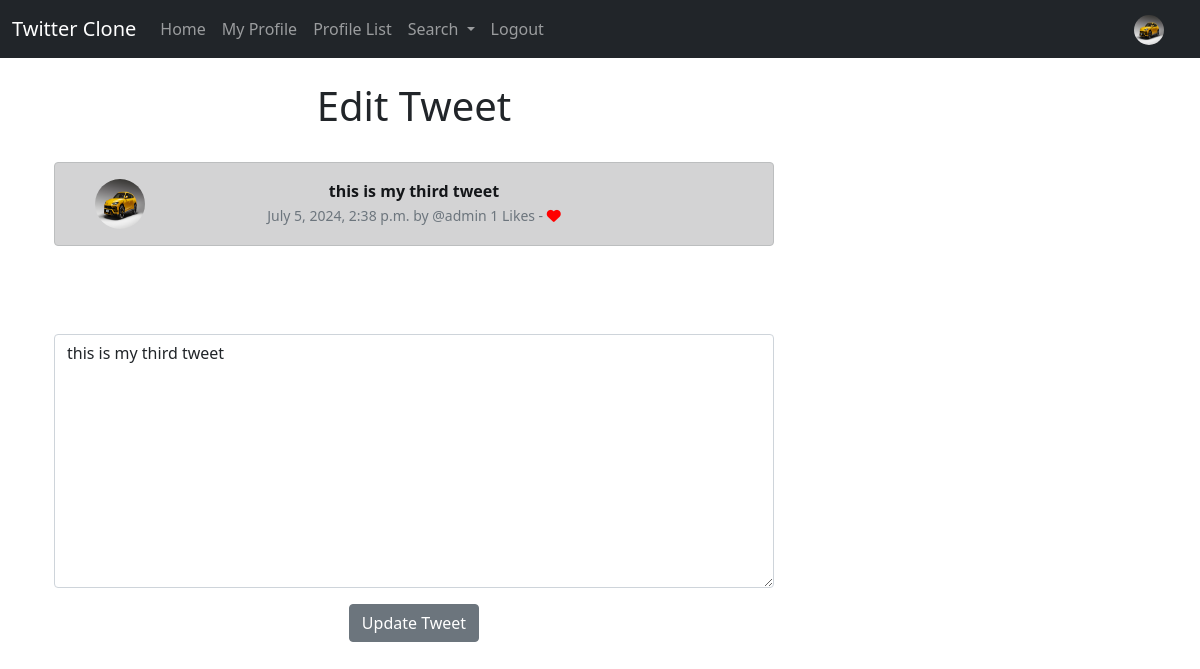
The page /edit_tweet/5/ (signed in) on the database its author committed.
### twitter/models.py (models this page shows, shortened)
class Profile(models.Model):
    class Meta:
        verbose_name_plural = 'Profiles'
    PUBLIC = 'public'
    PRIVATE = 'private'
    ACCOUNT_CHOICES = [
        (PUBLIC, 'Public'),
        (PRIVATE, 'Private'),
    ]
    user = models.OneToOneField(User, on_delete=models.CASCADE)
    follows = models.ManyToManyField("self",
        related_name="followed_by",
        symmetrical=False,
        blank=True)
    date_modified = models.DateTimeField(User, auto_now=True)
    profile_image = models.ImageField(null=True, blank=True, upload_to='images/')
    profile_bio = models.CharField(null=True, blank=True, max_length=200)
    website_link = models.URLField(null=True, blank=True, max_length=200)
    instagram_link = models.URLField(null=True, blank=True, max_length=200)
    account_type = models.CharField(
        max_length=10,
        choices=ACCOUNT_CHOICES,
        default=PUBLIC,
    )

class Tweet(models.Model):
    class Meta:
        verbose_name_plural = 'Tweets'
    def number_of_likes(self):
        return self.likes.count()
    user = models.ForeignKey(
        User, related_name='tweets', on_delete=models.CASCADE
    )
    body = models.CharField(max_length=200)
    created_at = models.DateTimeField(auto_now_add=True)
    modified_at = models.DateTimeField(auto_now=True)
    likes = models.ManyToManyField(User, related_name='tweet_like', blank=True)

### twitter/views.py (the view, shortened to what this page needs)
# urls.py: path('edit_tweet/<int:pk>/', views.edit_tweet, name='edit_tweet'),
def edit_tweet(request, pk):
    if request.user.is_authenticated:
        tweet = get_object_or_404(Tweet, id=pk)
        form = TweetForm(request.POST or None, instance=tweet)
        if request.user.username == tweet.user.username:
            context = {'form': form, 'tweet': tweet}
            return render(request, "edit_tweet.html", context=context)
        else:
            messages.error(request, ('This action can\'t be performed!'))
            return redirect('twitter:home')
    else:
        messages.error(request, ('Please Log in to continue...'))
        return redirect('twitter:login')

### twitter/forms.py
class TweetForm(forms.ModelForm):
    class Meta:
        model = Tweet
        exclude = ("user", "likes",)
    body = forms.CharField( required=True,
                            max_length=200,
                            widget=forms.widgets.Textarea(
                               attrs={
                                   "placeholder": "Write your Tweet...",
                                   "class": "form-control",
                               }
                           ),
                           label="",
                        )

### twitter/templates/edit_tweet.html (shortened to what this page needs)
{% extends "base.html" %}
{% load static %}
{% block content %}
<div class="container text-center">
    <div class="row">
        <div class="col-8">
            <h1>Edit Tweet</h1>
            <br>
                <div class="alert alert-dark" role="alert">
                    <div class="container">
                        <div class="row">
                            <div class="col-1">
                                {% if tweet.user.profile.profile_image %}
                                    <img src="{{tweet.user.profile.profile_image.url}}" class="rounded-circle" alt="profile image" width="50px" height="50px">
                                {% else %}
                                    <img src="{% static "images/user.jpg" %}" class="rounded-circle" alt="Profile Image" width="50px" height="50px">
                                {% endif %}
                            </div>
                            <div class="col-10">
                                <strong>{{tweet.body}}</strong><br>
                                <small class="text-muted">
                                    {{tweet.created_at}} by @{{tweet.user}}
                                    {{tweet.number_of_likes}} Likes -
                                    {% if not user in tweet.likes.all %}
                                        <a href="{% url "twitter:tweet_like" tweet.id %}" style="text-decoration: none; color:red;">
                                            <i class="fa fa-heart-o"></i>
                                        </a>
                                    {% else %}
                                        <a href="{% url "twitter:tweet_like" tweet.id %}" style="text-decoration: none; color:red;">
                                            <i class="fa-solid fa-heart"></i>
                                        </a>
                                    {% endif %}
                                </small>
                            </div>
                        </div>
                    </div>
                </div>
            <br><br><br>
            {% if form %}
                <form method="POST">
                    {{form.as_p}}
                    <button type="submit" class="btn btn-secondary">Update Tweet</button>
                </form>
            {% endif %}
        </div>
    </div>
</div>
{% endblock content %}

### twitter/templates/navbar.html (shortened to what this page needs)
{% load static %}
<nav class="navbar navbar-expand-lg navbar-dark bg-dark">
    <div class="container-fluid">
      <a class="navbar-brand" href="{% url "twitter:home" %}">Twitter Clone</a>
      <div class="collapse navbar-collapse" id="navbarSupportedContent">
        <ul class="navbar-nav me-auto mb-2 mb-lg-0">
          <li class="nav-item">
            <a class="nav-link" href="{% url "twitter:home" %}">Home</a>
          </li>
          {% if request.user.is_authenticated %}
            <li class="nav-item">
              <a class="nav-link" href="{% url "twitter:profile" pk=request.user.pk %}">My Profile</a>
            </li>
            <li class="nav-item">
              <a class="nav-link" href="{% url "twitter:profile_list" %}">Profile List</a>
            </li>
            <li class="nav-item dropdown">
              <a class="nav-link dropdown-toggle" href="#" id="navbarDropdown" role="button" data-bs-toggle="dropdown" aria-expanded="false">
                Search
              </a>
            </li>
            <li>
              <a class="nav-link" href="{% url "twitter:logout" %}">Logout</a>
            </li>
          {% endif %}
        </ul>
        {% if user.is_authenticated %}
            <ul class="navbar-nav ml-auto">
              <li class="nav-link navbar-brand">
                {% if user.profile.profile_image %}
                    <a href="{% url "twitter:profile" request.user.id %}" draggable="false">
                        <img src="{{user.profile.profile_image.url}}" class="rounded-circle" alt="profile image" width="30px" height="30px" draggable="false" oncontextmenu="return false;">
                    </a>
                {% else %}
                    <a href="{% url "twitter:profile" request.user.id %}" draggable="false">
                        <img src="{% static "images/user.jpg" %}" class="rounded-circle" alt="Profile Image" width="30px" height="30px" draggable="false" oncontextmenu="return false;">
                    </a>
                {% endif %}
              </li>
            </ul>
        {% endif %}
      </div>
    </div>
  </nav>

### rows shown on the page
Tweet: user.profile.profile_image (picture), body "this is my third tweet", created_at "July 5, 2024, 2:38 p.m.", user "admin", number_of_likes "1"
